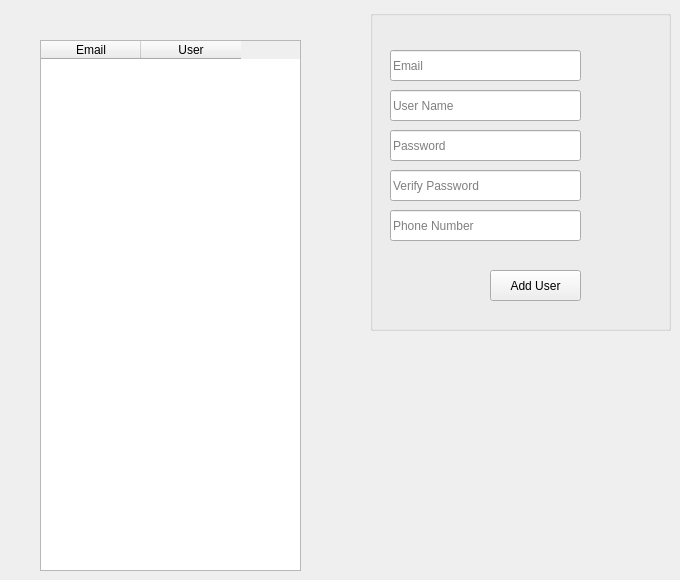
      <widget class="QWidget" name="tab_7">
       <attribute name="title">
        <string>Add New User</string>
       </attribute>
       <widget class="QGroupBox" name="groupBox">
        <property name="geometry">
         <rect>
          <x>370</x>
          <y>10</y>
          <width>301</width>
          <height>321</height>
         </rect>
        </property>
        <property name="title">
         <string/>
        </property>
        <widget class="QLineEdit" name="lineEdit_8">
         <property name="geometry">
          <rect>
           <x>20</x>
           <y>80</y>
           <width>191</width>
           <height>31</height>
          </rect>
         </property>
         <property name="placeholderText">
          <string>User Name</string>
         </property>
        </widget>
        <widget class="QLineEdit" name="lineEdit_9">
         <property name="geometry">
          <rect>
           <x>20</x>
           <y>120</y>
           <width>191</width>
           <height>31</height>
          </rect>
         </property>
         <property name="text">
          <string/>
         </property>
         <property name="echoMode">
          <enum>QLineEdit::Password</enum>
         </property>
         <property name="placeholderText">
          <string>Password</string>
         </property>
        </widget>
        <widget class="QLineEdit" name="lineEdit_10">
         <property name="geometry">
          <rect>
           <x>20</x>
           <y>160</y>
           <width>191</width>
           <height>31</height>
          </rect>
         </property>
         <property name="echoMode">
          <enum>QLineEdit::Password</enum>
         </property>
         <property name="placeholderText">
          <string>Verify Password</string>
         </property>
        </widget>
        <widget class="QLineEdit" name="lineEdit_11">
         <property name="geometry">
          <rect>
           <x>20</x>
           <y>40</y>
           <width>191</width>
           <height>31</height>
          </rect>
         </property>
         <property name="placeholderText">
          <string>Email</string>
         </property>
        </widget>
        <widget class="QLineEdit" name="lineEdit_12">
         <property name="geometry">
          <rect>
           <x>20</x>
           <y>200</y>
           <width>191</width>
           <height>31</height>
          </rect>
         </property>
         <property name="maxLength">
          <number>10</number>
         </property>
         <property name="placeholderText">
          <string>Phone Number</string>
         </property>
        </widget>
        <widget class="QPushButton" name="pushButton_6">
         <property name="geometry">
          <rect>
           <x>120</x>
           <y>260</y>
           <width>91</width>
           <height>31</height>
          </rect>
         </property>
         <property name="text">
          <string>Add User</string>
         </property>
        </widget>
       </widget>
       <widget class="QTableWidget" name="tableWidget_7">
        <property name="geometry">
         <rect>
          <x>40</x>
          <y>40</y>
          <width>261</width>
          <height>531</height>
         </rect>
        </property>
        <property name="alternatingRowColors">
         <bool>true</bool>
        </property>
        <property name="sortingEnabled">
         <bool>true</bool>
        </property>
        <column>
         <property name="text">
          <string>Email</string>
         </property>
        </column>
        <column>
         <property name="text">
          <string>User</string>
         </property>
        </column>
       </widget>
      </widget>
